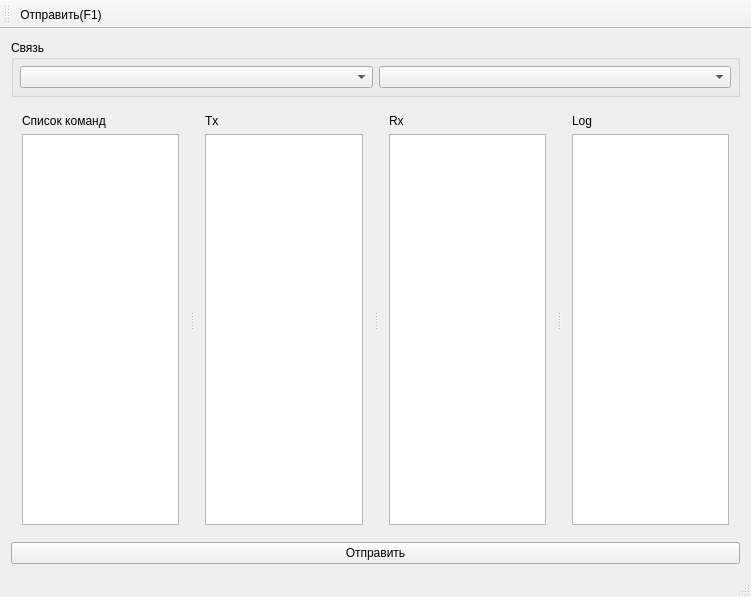
<?xml version="1.0" encoding="UTF-8"?>
<ui version="4.0">
 <class>MainWindow</class>
 <widget class="QMainWindow" name="MainWindow">
  <property name="geometry">
   <rect>
    <x>0</x>
    <y>0</y>
    <width>751</width>
    <height>597</height>
   </rect>
  </property>
  <property name="windowTitle">
   <string>MainWindow</string>
  </property>
  <widget class="QWidget" name="centralWidget">
   <layout class="QVBoxLayout" name="verticalLayout_5">
    <item>
     <widget class="QGroupBox" name="groupBox">
      <property name="title">
       <string>Связь</string>
      </property>
      <layout class="QHBoxLayout" name="horizontalLayout">
       <property name="leftMargin">
        <number>6</number>
       </property>
       <property name="topMargin">
        <number>6</number>
       </property>
       <property name="rightMargin">
        <number>6</number>
       </property>
       <property name="bottomMargin">
        <number>6</number>
       </property>
       <item>
        <widget class="QComboBox" name="cbxPort"/>
       </item>
       <item>
        <widget class="QComboBox" name="cbxBaud"/>
       </item>
      </layout>
     </widget>
    </item>
    <item>
     <widget class="QSplitter" name="widget">
      <property name="sizePolicy">
       <sizepolicy hsizetype="Expanding" vsizetype="Expanding">
        <horstretch>0</horstretch>
        <verstretch>0</verstretch>
       </sizepolicy>
      </property>
      <property name="orientation">
       <enum>Qt::Horizontal</enum>
      </property>
      <widget class="QWidget" name="verticalLayoutWidget">
       <layout class="QVBoxLayout" name="verticalLayout">
        <item>
         <widget class="QLabel" name="label">
          <property name="text">
           <string>Список команд</string>
          </property>
         </widget>
        </item>
        <item>
         <widget class="DataView" name="tvCommand"/>
        </item>
       </layout>
      </widget>
      <widget class="QWidget" name="verticalLayoutWidget_2">
       <layout class="QVBoxLayout" name="verticalLayout_2">
        <item>
         <widget class="QLabel" name="label_2">
          <property name="text">
           <string>Tx</string>
          </property>
         </widget>
        </item>
        <item>
         <widget class="DataView" name="tvTx"/>
        </item>
       </layout>
      </widget>
      <widget class="QWidget" name="verticalLayoutWidget_3">
       <layout class="QVBoxLayout" name="verticalLayout_3">
        <item>
         <widget class="QLabel" name="label_5">
          <property name="text">
           <string>Rx</string>
          </property>
         </widget>
        </item>
        <item>
         <widget class="DataView" name="tvRx"/>
        </item>
       </layout>
      </widget>
      <widget class="QWidget" name="verticalLayoutWidget_4">
       <layout class="QVBoxLayout" name="verticalLayout_4">
        <item>
         <widget class="QLabel" name="label_4">
          <property name="text">
           <string>Log</string>
          </property>
         </widget>
        </item>
        <item>
         <widget class="QTextEdit" name="textEdit"/>
        </item>
       </layout>
      </widget>
     </widget>
    </item>
    <item>
     <widget class="QPushButton" name="pbSend">
      <property name="text">
       <string>Отправить</string>
      </property>
     </widget>
    </item>
   </layout>
  </widget>
  <widget class="QMenuBar" name="menuBar">
   <property name="geometry">
    <rect>
     <x>0</x>
     <y>0</y>
     <width>751</width>
     <height>21</height>
    </rect>
   </property>
  </widget>
  <widget class="QToolBar" name="mainToolBar">
   <attribute name="toolBarArea">
    <enum>TopToolBarArea</enum>
   </attribute>
   <attribute name="toolBarBreak">
    <bool>false</bool>
   </attribute>
   <addaction name="action"/>
  </widget>
  <widget class="QStatusBar" name="statusBar"/>
  <action name="action">
   <property name="text">
    <string>Отправить(F1)</string>
   </property>
   <property name="toolTip">
    <string>Отправить(F1)</string>
   </property>
   <property name="shortcut">
    <string>F1</string>
   </property>
  </action>
 </widget>
 <layoutdefault spacing="6" margin="11"/>
 <customwidgets>
  <customwidget>
   <class>DataView</class>
   <extends>QTableView</extends>
   <header>dataview.h</header>
  </customwidget>
 </customwidgets>
 <resources/>
 <connections/>
</ui>
